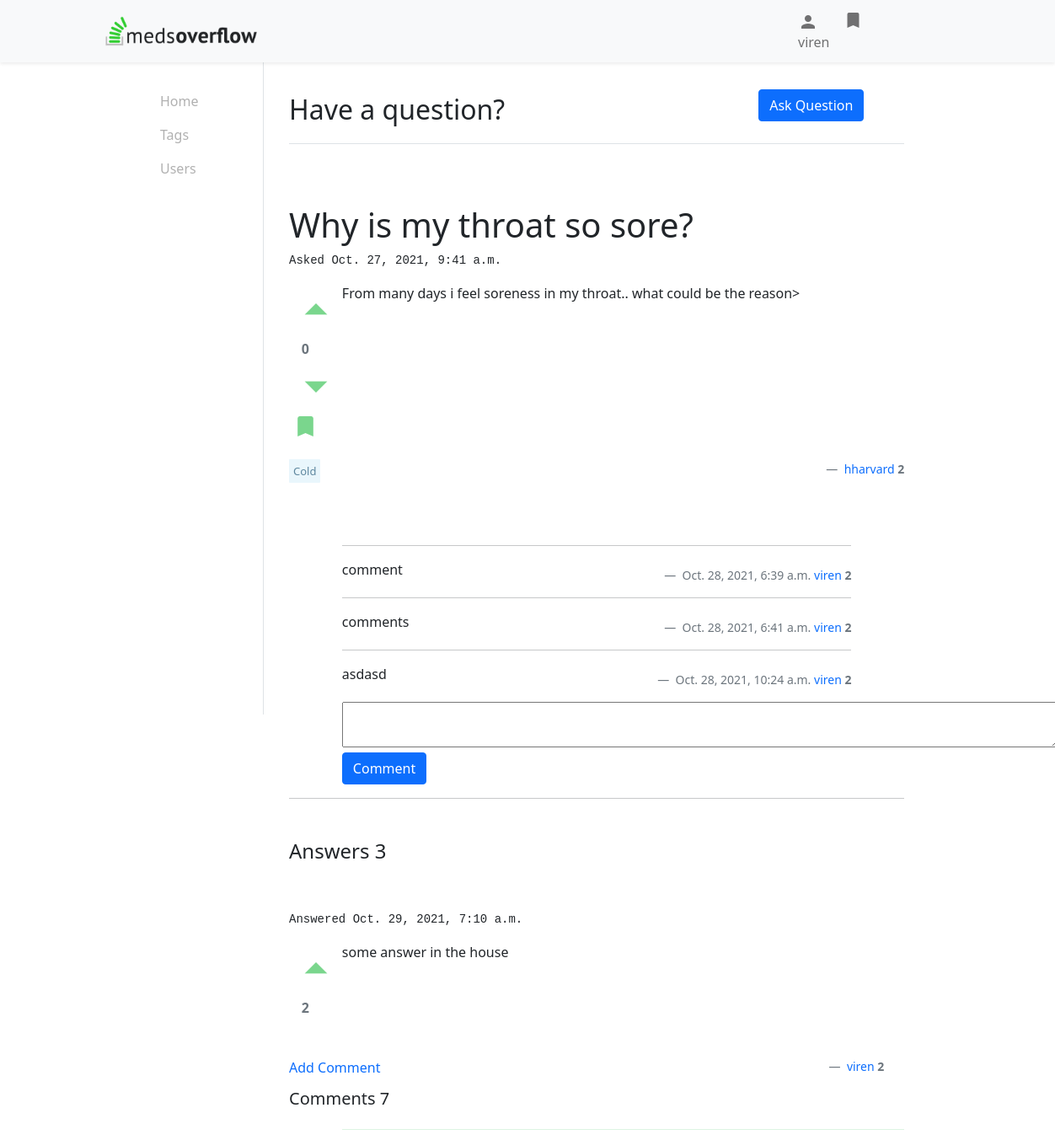
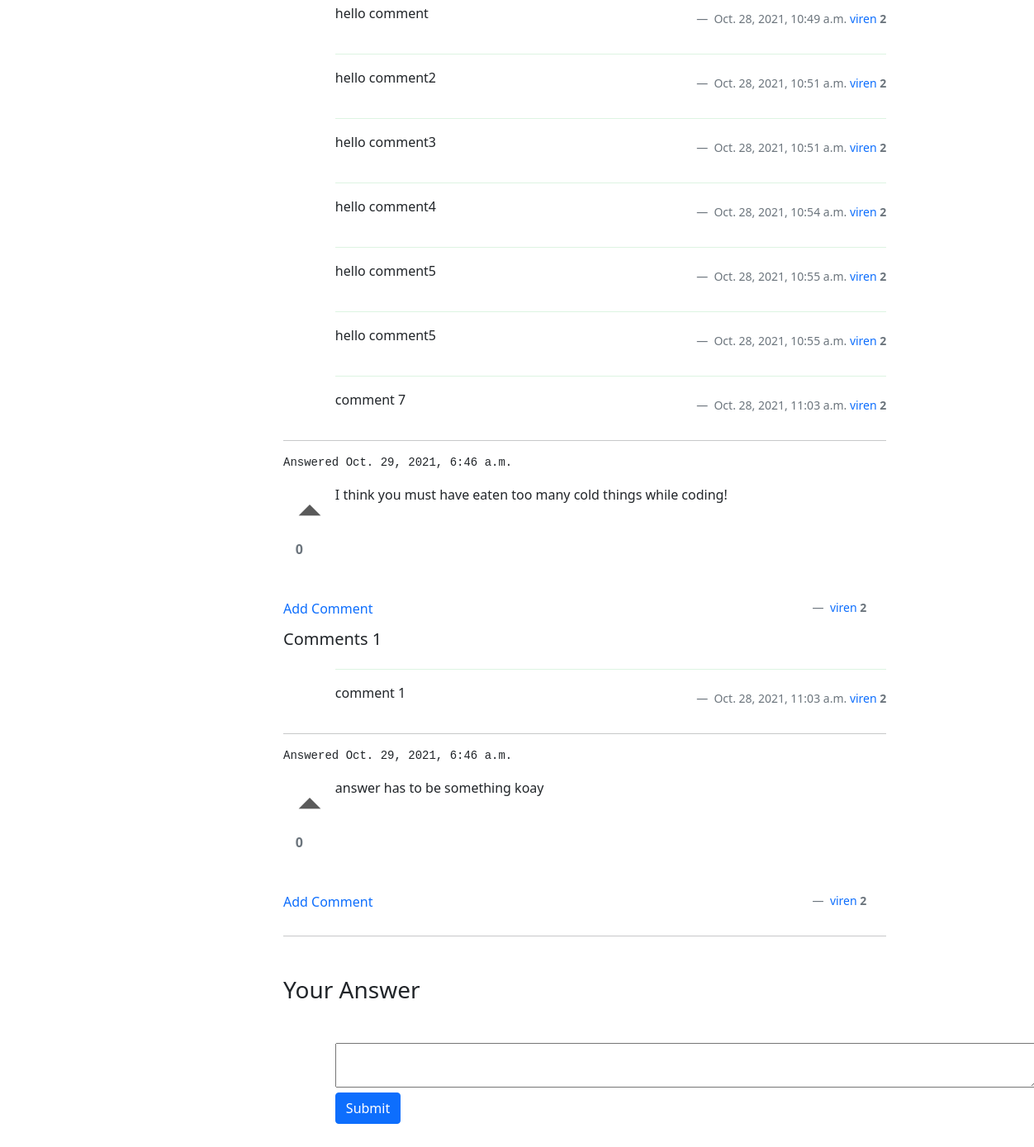
Page /question/14 (signed in) on the committed database (2 pictures, top to bottom).
### mainframe/models.py (models this page shows, shortened)
class User(models.Model):
    user = models.OneToOneField(authUser, on_delete=models.CASCADE)
    username = models.CharField(max_length=30, unique=True)
    first_name = models.CharField(max_length=30, null=True)
    last_name = models.CharField(max_length=50, null=True)
    email_id = models.EmailField(unique=True)
    country = models.CharField(max_length=50, null=True)
    rating = models.IntegerField(default=2)
    joined_on = models.DateTimeField(auto_now=True)
    USERNAME_FIELD = 'username'
    roles = models.ManyToManyField(Role)
    def __str__(self):
        return self.user.username

class Question(models.Model):
    title = models.CharField(max_length=200)
    description = models.CharField(max_length=1000)
    upvotes = models.IntegerField(default=0)
    downvotes = models.IntegerField(default=0)
    created_at = models.DateTimeField(auto_now=True, editable=False)
    made_by = models.ForeignKey(User, on_delete=models.CASCADE)
    tags = models.ManyToManyField(Tag)
    answerCount = models.IntegerField(default=0)
    @property
    def votes(self):
        return self.upvotes - self.downvotes
    @property
    def upvotes(self):
        return UpvoteQ.objects.filter(question = self.id).count()
    @property
    def downvotes(self):
        return DownvoteQ.objects.filter(question = self.id).count()

class Tag(models.Model):
    tagName = models.CharField(max_length=30)

class Comment(models.Model):
    description = models.CharField(max_length=300)
    created_at = models.DateTimeField(auto_now=True)
    made_by = models.ForeignKey(User, on_delete=models.CASCADE)
    question = models.ForeignKey(Question, on_delete=models.CASCADE)

class Answer(models.Model):
    description = models.CharField(max_length=1000)
    created_at = models.DateTimeField(auto_now=True)
    made_by = models.ForeignKey(User, on_delete=models.CASCADE)
    question = models.ForeignKey(Question, on_delete=models.CASCADE)
    accepted = models.BooleanField(default=False)
    @property
    def votes(self):
        return self.upvotes
    @property
    def upvotes(self):
        return UpvoteA.objects.filter(answer = self.id).count()

class CommentAnswer(models.Model):
    description = models.CharField(max_length=300)
    created_at = models.DateTimeField(auto_now=True)
    made_by = models.ForeignKey(User, on_delete=models.CASCADE)
    answer = models.ForeignKey(Answer, on_delete=models.CASCADE)

### mainframe/views.py (the view, shortened to what this page needs)
# urls.py: path('question/<int:pk>', views.Post.as_view(), name='question'),
class Post(TemplateView):
    def get(self, request, pk):
        answerForm = AnswerForm()
        commentForm = CommentForm()
        question = Question.objects.get(id=pk)
        comments = Comment.objects.filter(question = question.id)
        answers = Answer.objects.filter(question = question.id).order_by('-created_at')
        qMarked = Bookmark.objects.filter(user = (Home.getUser(self, request)).id, question = question.id).exists()
        canAccept = question.made_by.id == (Home.getUser(self, request)).id
        answerUpvotes = UpvoteA.objects.filter(by = (Home.getUser(self, request)).id)
        answerUpvotesUserId = [ x.answer for x in answerUpvotes]
        isAccepted = 'no'
        for a in answers:
            if a in answerUpvotesUserId:
                setattr(a, 'voted', 'True')
            answerComments = CommentAnswer.objects.filter(answer = a.id)
            setattr(a, 'comments',answerComments)
            answerCommentForm = AnswerCommentForm()
            setattr(a, 'answerCommentForm',answerCommentForm)
            if a.accepted:
                isAccepted = a.id
        context = {
            'question': question,
            'comments': comments,
            'answers' : answers,
            'answerForm' : answerForm,
            'commentForm' : commentForm,
            'myuser' : Home.getUser(self, request),
            'qMarked' : qMarked,
            'accepted' : isAccepted,
            'canAccept' : canAccept,
        }
        return render(request, 'post.html', context)

### mainframe/forms.py
class AnswerForm(ModelForm):
    class Meta:
        model = Answer
        fields = ['description']
        widgets = {
          'description': forms.Textarea(attrs={'rows':2, 'cols':90}),
        }

class CommentForm(ModelForm):
    class Meta:
        model = Comment
        fields = ['description']
        widgets = {
          'description': forms.Textarea(attrs={'rows':2, 'cols':90}),
        }

### mainframe/views.py (called while the page is built)
    def getUser(self, request):
        if request.user.is_authenticated:
            usr = request.user
            myuser = User.objects.get(username = usr.username)
            return myuser
        return None

### mainframe/templates/post.html (shortened to what this page needs)
{% extends 'main.html' %}
{% block post %}
<br>
<div class="mt-5">
    <h1>{{ question.title }}</h1>
    <pre>Asked {{ question.created_at }}</pre>
    <div class="row">
        <div class="col-1 text-center">
            <form action="{% url 'mainframe:upvoteQ' question.id %}" method="POST">
                <button type="submit" name="upvoteQ" class="iconButton"><i class="material-icons upvoteIcon {% if request.session.up %} voted {% endif %} align-middle" style="font-size: 64px;">arrow_drop_up</i></button><br>
            </form>
            <b class="align-middle text-secondary">{{ question.votes }}</b>
            <form action="{% url 'mainframe:downvoteQ' question.id %}" method="POST">
                <button type="submit" name="downvoteQ" class="iconButton"><i class="material-icons downvoteIcon {% if request.session.down %} voted {% endif %} align-middle" style="font-size: 64px;">arrow_drop_down</i></button><br>
            </form>
            <form id="bookmark" action="{% url 'mainframe:bookmark' question.id %}" method="POST">
                <button type="submit" name="bookmark" class="iconButton"><i id="bookmarkIcon" class="material-icons bookmarkIcon {% if qMarked %} voted {% endif %} align-middle" style="font-size: 32px;">bookmark</i></button><br>
            </form>
        </div>
        <div class="col-10">
            <p>
                {{ question.description }}
            </p>
        </div>
    </div>
    <br>
    <div class="row">
        <div class="col-7">
            {% for t in question.tags.all %}
            <a href="{% url 'mainframe:tagFilter' t.id %}" class="tag my-1">{{t.tagName}}</a>
            {% endfor %}
        </div>
        <div class="col-5 text-end blockquote-footer">
            <a href="{% url 'mainframe:profile' question.made_by.id %}">{{ question.made_by }}</a>
            <b class="text-secondary">{{ question.made_by.rating }}</b>
        </div>
    </div>
    <div class="row mt-5">
        <div class="col-1"></div>
        <div class="col-10">
            {% for c in comments %}
                <hr>
                {{ c.description }}
                <div class="text-end blockquote-footer">
                    <span class="text-secondary font-weight-light">{{ c.created_at }}</span>
                    <a href="{% url 'mainframe:profile' c.made_by.id %}">{{ c.made_by }}</a>
                    <b>{{ c.made_by.rating }}</b>
                </div>
            {% endfor %}
            <form action="" method="POST">
                {% for f in commentForm %}
                {{f}}
                {% endfor %}
                <input type="submit" class="btn btn-primary" name="Comment" value="Comment">
            </form>
        </div>
    </div>
</div>
<hr>
<div class="mt-5">
    <h4>Answers {{ answers.count }}</h4>
    <br><br>
    {% for answer in answers %}
        <pre>Answered {{ answer.created_at }}</pre>
        <div class="row">
            <div class="col-1 text-center">
                <form class="answerUpVote" action="{% url 'mainframe:upvoteA' question.id answer.id %}" method="POST">
                    <button type="submit" name="upvoteA" class="iconButton"><i class="material-icons upvoteIcon {{answer.id}} {% if answer.voted %} voted {% endif %} align-middle" style="font-size: 64px;">arrow_drop_up</i></button><br>
                </form>
                <b class="{{answer.id}} align-middle text-secondary">{{ answer.votes }}</b>
            </div>
            <div class="col-10">
                <p>
                    {{ answer.description }}
                </p>
            </div>
            <div class="row mt-5">
                <div class="col-7" id="comment{{answer.id}}">
                    <a onclick="showAnswerComment(this);" href="javascript:;">Add Comment</a>
                </div>
                <div class="col-5 text-end blockquote-footer">
                    <a href="{% url 'mainframe:profile' answer.made_by.id %}">{{ answer.made_by }}</a>
                    <b>{{ answer.made_by.rating }}</b>
                </div>
            </div>
            {% if answer.comments %}
                <h5>Comments {{answer.comments.count}}</h5>
            {% endif %}
            {% for c in answer.comments %}
                <div class="col-1"></div>
                <div class="col-11">
                    <hr style="border-top: 1px solid rgb(122, 214, 141);">
                    {{ c.description }}
                    <div class="text-end blockquote-footer">
                        <span class="text-secondary font-weight-light">{{ c.created_at }}</span>
                        <a href="{% url 'mainframe:profile' c.made_by.id %}">{{ c.made_by }}</a>
                        <b>{{ c.made_by.rating }}</b>
                    </div>
                </div>
            {% endfor %}
        </div>
        <hr>
    {% endfor %}
</div>
<h3 class="mt-5">Your Answer</h3>
<div class="row mt-5">
    <div class="col-1"></div>
    <div class="col-10">
        <form action="" method="POST">
            {% for f in answerForm %}
            {{f}}
            {% endfor %}
            <input type="submit" class="btn btn-primary" name="Answer">
        </form>
    </div>
</div>
{% endblock post %}

### mainframe/templates/navbar.html (shortened to what this page needs)
{% load static %}
 <nav class="navbar navbar-expand-lg fixed-top navbar-light p-0 bg-light shadow-sm">
    <div class="container-fluid p-0">
        <div class="col-3">
            <a class="navbar-brand block float-end py-2 px-2 me-0" href="{% url 'mainframe:home' %}">
                <img src="{% static '/images/medsoverflow.png' %}" alt="" width="180" class="d-inline-block align-text-top">
            </a>
        </div>
        <div class="col-3">
            <div class="collapse navbar-collapse" id="navbarSupportedContent">
                {% if myuser %}
                <ul class="navbar-nav mb-2 mb-lg-0">
                    <li class="nav-item py-1">
                        <a class="nav-link" aria-current="page" href="{% url 'mainframe:profile' myuser.id %}">
                            <span class="material-icons align-middle">person</span>{{myuser}}
                        </a>
                    </li>
                    <li class="nav-item dropdown py-1">
                        <a class="nav-link" href="#" id="navbarDropdown" role="button" data-bs-toggle="dropdown" aria-expanded="false">
                            <span class="material-icons">bookmark</span>
                        </a>
                    </li>
                </ul>
                {% endif %}
            </div>
        </div>
    </div>
</nav>

### static/css/main.css (style rules this page uses)
body { font-family: 'Tangerine', serif; font-size: 48px; }
.tag { border-radius: 1px; font-size: small; background-color: #e9f6fc; color: #5d869e !important; padding: 5px; }
i { color: #5a5a5a; }
.voted { color: rgb(122, 214, 141); }
a { text-decoration: none !important; }
.iconButton { background:none; border:none; padding:0; outline: none; }

### rows in the picture
User: user.username "viren"
Question: title "Why is my throat so sore?", created_at "Oct. 27, 2021, 9:41 a.m.", votes "0", description "From many days i feel soreness in my throat.. what could be the reason>", made_by "hharvard", made_by.rating "2"
Tag: tagName "Cold"
Comment: description "comment", created_at "Oct. 28, 2021, 6:39 a.m.", made_by "viren", made_by.rating "2"
Comment: description "comments", created_at "Oct. 28, 2021, 6:41 a.m.", made_by "viren", made_by.rating "2"
Comment: description "asdasd", created_at "Oct. 28, 2021, 10:24 a.m.", made_by "viren", made_by.rating "2"
Answer: created_at "Oct. 29, 2021, 7:10 a.m.", votes "2", description "some answer in the house", made_by "viren", made_by.rating "2", comments.count "7"
CommentAnswer: description "hello comment", created_at "Oct. 28, 2021, 10:49 a.m.", made_by "viren", made_by.rating "2"
CommentAnswer: description "hello comment2", created_at "Oct. 28, 2021, 10:51 a.m.", made_by "viren", made_by.rating "2"
CommentAnswer: description "hello comment3", created_at "Oct. 28, 2021, 10:51 a.m.", made_by "viren", made_by.rating "2"
CommentAnswer: description "hello comment4", created_at "Oct. 28, 2021, 10:54 a.m.", made_by "viren", made_by.rating "2"
CommentAnswer: description "hello comment5", created_at "Oct. 28, 2021, 10:55 a.m.", made_by "viren", made_by.rating "2"
CommentAnswer: description "hello comment5", created_at "Oct. 28, 2021, 10:55 a.m.", made_by "viren", made_by.rating "2"
CommentAnswer: description "comment 7", created_at "Oct. 28, 2021, 11:03 a.m.", made_by "viren", made_by.rating "2"
Answer: created_at "Oct. 29, 2021, 6:46 a.m.", votes "0", description "I think you must have eaten too many cold things while coding!", made_by "viren", made_by.rating "2", comments.count "1"
CommentAnswer: description "comment 1", created_at "Oct. 28, 2021, 11:03 a.m.", made_by "viren", made_by.rating "2"
Answer: created_at "Oct. 29, 2021, 6:46 a.m.", votes "0", description "answer has to be something koay", made_by "viren", made_by.rating "2"

### other values in the picture
{{ answers.count }} "3"
